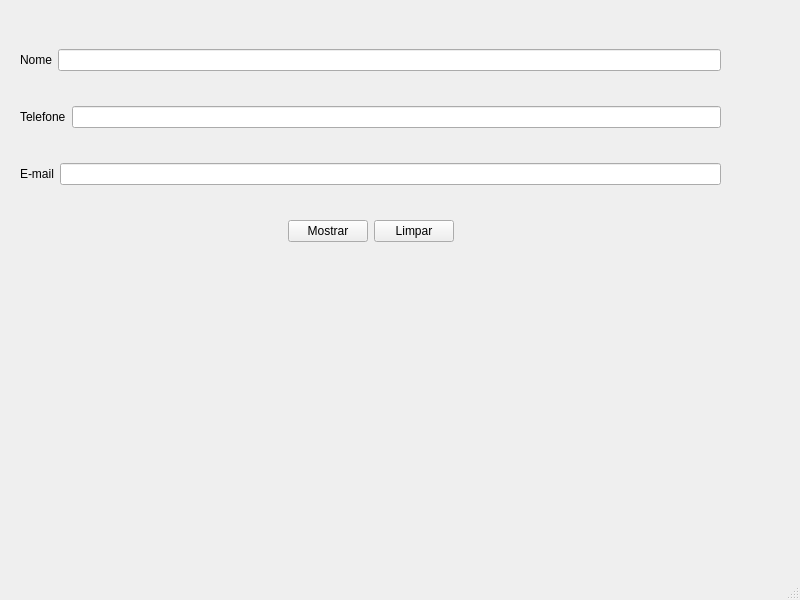
<?xml version="1.0" encoding="UTF-8"?>
<ui version="4.0">
 <class>MainWindow</class>
 <widget class="QMainWindow" name="MainWindow">
  <property name="geometry">
   <rect>
    <x>0</x>
    <y>0</y>
    <width>800</width>
    <height>600</height>
   </rect>
  </property>
  <property name="windowTitle">
   <string>MainWindow</string>
  </property>
  <widget class="QWidget" name="centralwidget">
   <widget class="QWidget" name="">
    <property name="geometry">
     <rect>
      <x>20</x>
      <y>20</y>
      <width>701</width>
      <height>251</height>
     </rect>
    </property>
    <layout class="QVBoxLayout" name="verticalLayout">
     <item>
      <layout class="QHBoxLayout" name="horizontalLayout">
       <item>
        <widget class="QLabel" name="label">
         <property name="text">
          <string>Nome</string>
         </property>
        </widget>
       </item>
       <item>
        <widget class="QLineEdit" name="txt_nome"/>
       </item>
      </layout>
     </item>
     <item>
      <layout class="QHBoxLayout" name="horizontalLayout_2">
       <item>
        <widget class="QLabel" name="label_2">
         <property name="text">
          <string>Telefone</string>
         </property>
        </widget>
       </item>
       <item>
        <widget class="QLineEdit" name="txt_telefone"/>
       </item>
      </layout>
     </item>
     <item>
      <layout class="QHBoxLayout" name="horizontalLayout_3">
       <item>
        <widget class="QLabel" name="label_3">
         <property name="text">
          <string>E-mail</string>
         </property>
        </widget>
       </item>
       <item>
        <widget class="QLineEdit" name="txt_email"/>
       </item>
      </layout>
     </item>
     <item>
      <layout class="QHBoxLayout" name="horizontalLayout_4">
       <item>
        <spacer name="horizontalSpacer">
         <property name="orientation">
          <enum>Qt::Horizontal</enum>
         </property>
         <property name="sizeHint" stdset="0">
          <size>
           <width>40</width>
           <height>20</height>
          </size>
         </property>
        </spacer>
       </item>
       <item>
        <widget class="QPushButton" name="bto_mostrar">
         <property name="text">
          <string>Mostrar</string>
         </property>
        </widget>
       </item>
       <item>
        <widget class="QPushButton" name="bto_limpar">
         <property name="text">
          <string>Limpar</string>
         </property>
        </widget>
       </item>
       <item>
        <spacer name="horizontalSpacer_2">
         <property name="orientation">
          <enum>Qt::Horizontal</enum>
         </property>
         <property name="sizeHint" stdset="0">
          <size>
           <width>40</width>
           <height>20</height>
          </size>
         </property>
        </spacer>
       </item>
      </layout>
     </item>
    </layout>
   </widget>
  </widget>
  <widget class="QMenuBar" name="menubar">
   <property name="geometry">
    <rect>
     <x>0</x>
     <y>0</y>
     <width>800</width>
     <height>21</height>
    </rect>
   </property>
  </widget>
  <widget class="QStatusBar" name="statusbar"/>
 </widget>
 <resources/>
 <connections/>
</ui>
